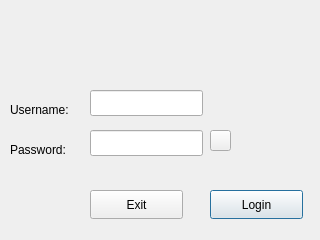
<?xml version="1.0" encoding="UTF-8"?>
<ui version="4.0">
 <class>_drone_login_page</class>
 <widget class="QDialog" name="_drone_login_page">
  <property name="geometry">
   <rect>
    <x>0</x>
    <y>0</y>
    <width>320</width>
    <height>240</height>
   </rect>
  </property>
  <property name="windowTitle">
   <string>Dialog</string>
  </property>
  <widget class="QPushButton" name="pushButton_login">
   <property name="geometry">
    <rect>
     <x>210</x>
     <y>190</y>
     <width>93</width>
     <height>29</height>
    </rect>
   </property>
   <property name="text">
    <string>Login</string>
   </property>
  </widget>
  <widget class="QPushButton" name="pushButton_exit">
   <property name="geometry">
    <rect>
     <x>90</x>
     <y>190</y>
     <width>93</width>
     <height>29</height>
    </rect>
   </property>
   <property name="text">
    <string>Exit</string>
   </property>
  </widget>
  <widget class="QLineEdit" name="lineEdit_username">
   <property name="geometry">
    <rect>
     <x>90</x>
     <y>90</y>
     <width>113</width>
     <height>26</height>
    </rect>
   </property>
  </widget>
  <widget class="QLineEdit" name="lineEdit_password">
   <property name="geometry">
    <rect>
     <x>90</x>
     <y>130</y>
     <width>113</width>
     <height>26</height>
    </rect>
   </property>
  </widget>
  <widget class="QLabel" name="label_username">
   <property name="geometry">
    <rect>
     <x>10</x>
     <y>100</y>
     <width>63</width>
     <height>20</height>
    </rect>
   </property>
   <property name="text">
    <string>Username:</string>
   </property>
  </widget>
  <widget class="QLabel" name="label_password">
   <property name="geometry">
    <rect>
     <x>10</x>
     <y>140</y>
     <width>63</width>
     <height>20</height>
    </rect>
   </property>
   <property name="text">
    <string>Password:</string>
   </property>
  </widget>
  <widget class="QPushButton" name="pushButton_showPassword">
   <property name="geometry">
    <rect>
     <x>210</x>
     <y>130</y>
     <width>21</width>
     <height>21</height>
    </rect>
   </property>
   <property name="text">
    <string/>
   </property>
   <property name="icon">
    <iconset resource="_drone_resources.qrc">
     <normaloff>:/resources/Icons/show-password.png</normaloff>:/resources/Icons/show-password.png</iconset>
   </property>
  </widget>
 </widget>
 <resources>
  <include location="_drone_resources.qrc"/>
 </resources>
 <connections/>
</ui>
